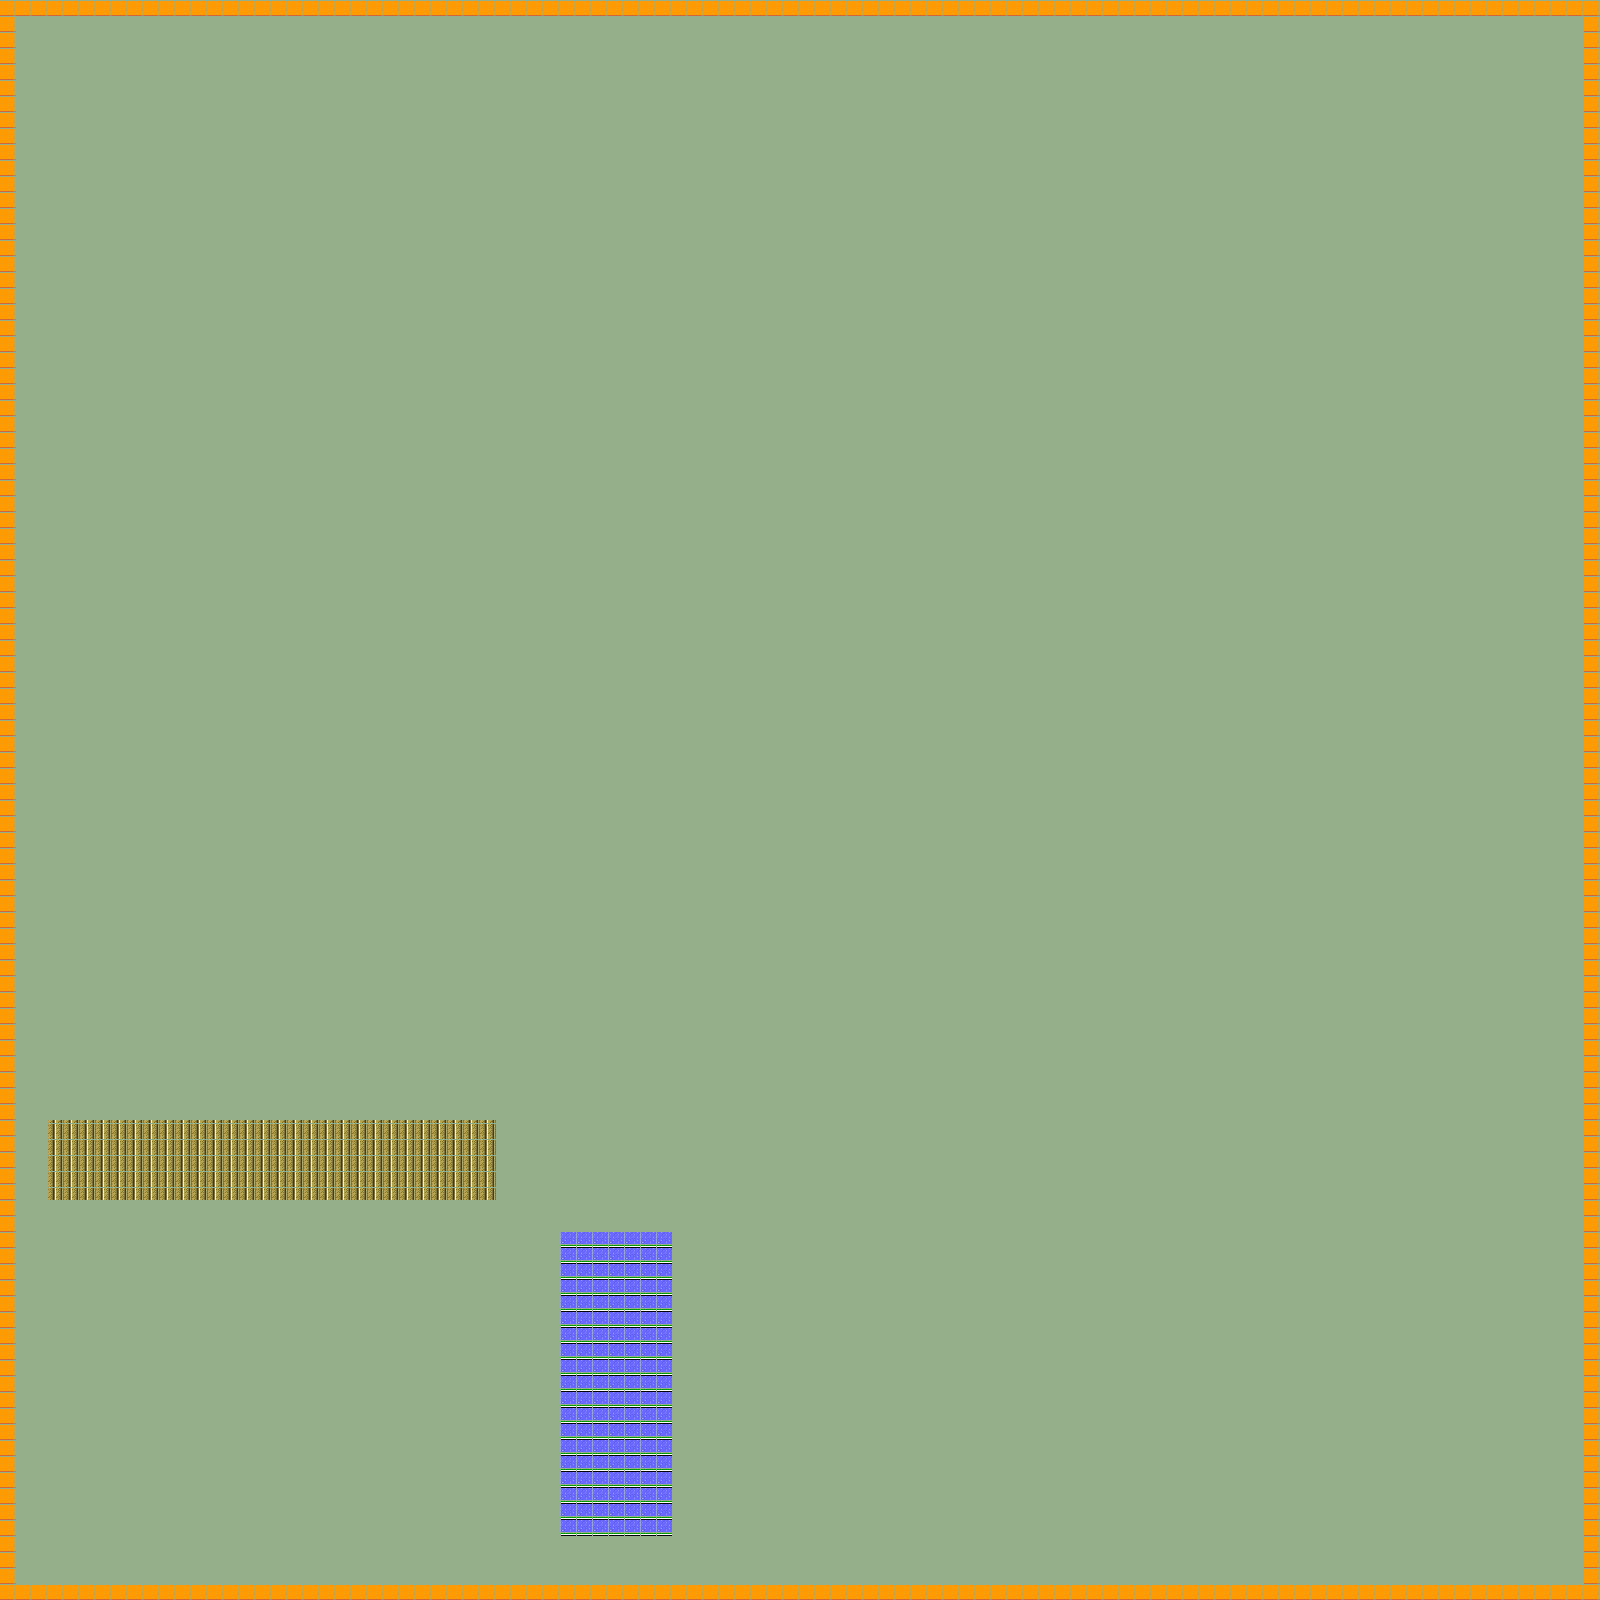

Tiled map render using the project's own tile images. Description and the map definition, with tile-layer contents summarised, below:
An orthogonal 100x100 tile map with 16x16 px tiles, 1 tile layer (Tile Layer 1) and 6 objects.

<map version="1.2" tiledversion="1.2.3" orientation="orthogonal" renderorder="right-down" width="100" height="100" tilewidth="16" tileheight="16" infinite="0" nextlayerid="4" nextobjectid="10">
 <tileset firstgid="1" name="tiles" tilewidth="16" tileheight="16" tilecount="525" columns="21">
  <image source="tiles.png" width="343" height="410" />
 </tileset>
 <layer id="1" name="Tile Layer 1" width="100" height="100">
  <data>[10000 cells, 10000 non-empty, 4 distinct tile ids]</data>
 </layer>
 <objectgroup id="2" name="obstacles">
  <properties>
   <property name="BodyType" value="static" />
  </properties>
  <object id="3" x="0" y="16" width="16" height="1568">
   <properties>
    <property name="MaskBits" value="strongBlocked" />
   </properties>
  </object>
  <object id="4" x="0" y="1584" width="1600" height="16">
   <properties>
    <property name="MaskBits" value="strongBlocked" />
   </properties>
  </object>
  <object id="6" x="1584" y="16" width="16" height="1568">
   <properties>
    <property name="MaskBits" value="strongBlocked" />
   </properties>
  </object>
  <object id="7" x="0" y="0" width="1600" height="16">
   <properties>
    <property name="MaskBits" value="strongBlocked" />
   </properties>
  </object>
 </objectgroup>
 <objectgroup id="3" name="logic">
  <properties>
   <property name="BodyType" value="static" />
  </properties>
  <object id="8" x="48" y="1120" width="448" height="80">
   <properties>
    <property name="ChangeGameState" value="win" />
   </properties>
  </object>
  <object id="9" x="560" y="1232" width="112" height="304">
   <properties>
    <property name="ChangeGameState" value="lose" />
   </properties>
  </object>
 </objectgroup>
</map>
